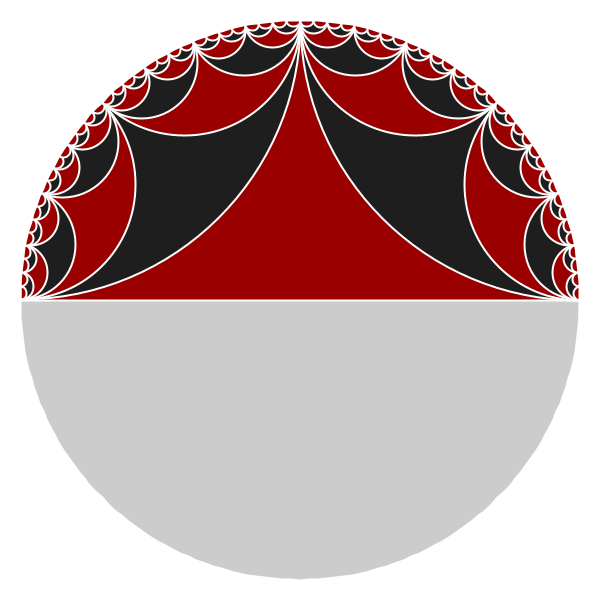
Frame 1 (no input)
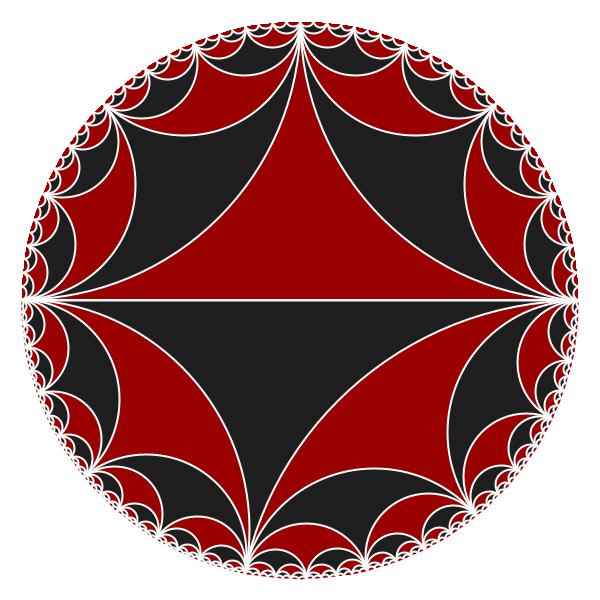
Frame 60 (the mouse pressed at the canvas centre just before this capture)
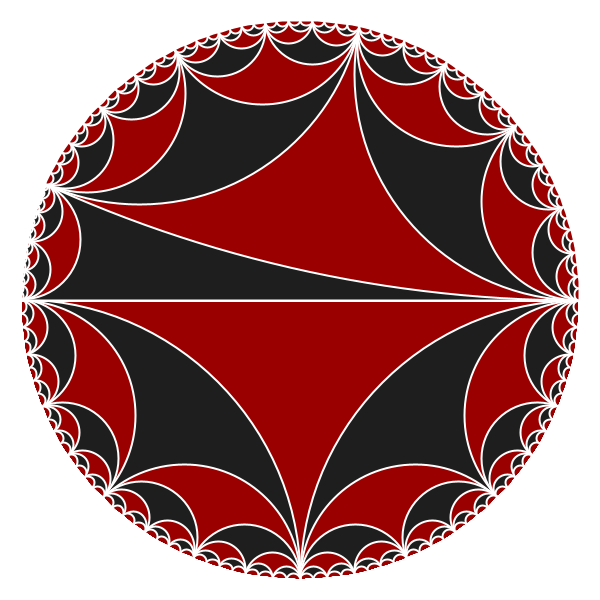
Frame 120 (the mouse held since frame 60 and released just before this capture)

The Processing sketch that drew these frames (run headless with seeded random() and noise(); from frame 60 on, the mouse is pressed at the canvas centre):

// Processing sketch: processing_146960
// ── processing_146960.pde

GenCircle unit;
float unitRadius;
PVector origin;
PVector point1, point2;
float angle;
int maxDepth;
color col1, col2;

void setup() {
  size(600, 600);
  smooth();
  ellipseMode(RADIUS);
  stroke(255);
  strokeWeight(2);
  unitRadius = min(width/2, height/2)-20; 
  origin = new PVector(min(width/2, height/2), min(width/2, height/2)); 
  unit = new GenCircle(origin, unitRadius);
  angle = 0;
  maxDepth = 7;
  col1 = color(154, 0, 0);
  col2 = color(30);
}

void draw() {
  if (angle <0.07) {
    fill(col1);
    rect(0, 0, width, height/2);
    drawCircles(PI, 3*PI/2, false, maxDepth-1);
    drawCircles(3*PI/2, TWO_PI, false, maxDepth-1);
  } else if (angle < PI ) {
    fill(col2);
    rect(0, height/2, width, height);
    drawCircles(0, angle, true, maxDepth);
    drawCircles(angle, PI, true, maxDepth);
  } else if (angle<PI + 0.07) {
    fill(col1);
    rect(0, height/2, width, height);
    drawCircles(0, PI/2, false, maxDepth-1);
    drawCircles(PI/2, PI, false, maxDepth-1);
  }
  else {
    fill(col2);
    rect(0, 0, width, height/2);
    drawCircles(PI, angle, true, maxDepth);
    drawCircles(angle, TWO_PI, true, maxDepth);
  }
  angle = (angle + 0.03)%TWO_PI;
  fill(255);  //cover outside with white
  beginShape();
  curveVertex(origin.x+unitRadius, 0);
  curveVertex(origin.x+unitRadius, origin.y);
  for (int i = 0; i<100; i++) {
    curveVertex(origin.x+unitRadius*cos(i*PI/100), origin.y+unitRadius*sin(i*PI/100));
  }
  curveVertex(origin.x-unitRadius, 0);
  curveVertex(0, 0);
  curveVertex(0, height);
  curveVertex(width, height);
  curveVertex(width, 0);
  curveVertex(origin.x+unitRadius, 0);
  endShape();
  beginShape();
  curveVertex(origin.x-unitRadius, height);
  curveVertex(origin.x-unitRadius, origin.y);
  for (int i = 0; i<100; i++) {
    curveVertex(origin.x+unitRadius*cos(PI+i*PI/100), origin.y+unitRadius*sin(PI+i*PI/100));
  }
  curveVertex(origin.x+unitRadius, height);
  curveVertex(width, height);
  curveVertex(width, 0);
  curveVertex(0, 0);
  curveVertex(0, height);
  curveVertex(origin.x-unitRadius, height);
  endShape();
}

void drawCircles(float a1, float a2, boolean red, int depth) {
  if (depth > 0 ) {
    PVector p1 = new PVector(origin.x + unitRadius*cos(a1), origin.y + unitRadius*sin(a1));
    PVector p2 = new PVector(origin.x + unitRadius*cos(a2), origin.y + unitRadius*sin(a2));
    GenCircle tangent1 = unit.tangent(p1);
    GenCircle tangent2 = unit.tangent(p2);
    PVector[] mid = tangent1.intersect(tangent2);
    if (mid != null) {
      float radius = dist(mid[0].x, mid[0].y, p1.x, p1.y);
      if ( red ) {
        fill(col1);
      } 
      else {
        fill(col2);
      }
      ellipse(mid[0].x, mid[0].y, radius, radius);
    }
    drawCircles(a1, a1+(a2-a1)/2, !red, depth-1);
    drawCircles(a1+(a2-a1)/2, a2, !red, depth-1);
  }
}

// Generalized circle defined by midpoint & radius, or by three points. 
// May also represent a line.
class GenCircle {
  PVector m;
  float r;
  boolean isLine;
  PVector p1, p2; //defining points if line

  // circle defined by midpoint & radius
  GenCircle(PVector mid, float radius) {
    this.m = mid;
    this.r = radius;
    this.isLine = false;
    this.p1 = null;
    this.p2 = null;
  }

  // circle defined by three points, also used for line defined by 
  // two points since processingjs 
  // cannot handle another constructor with two arguments
  GenCircle(PVector p1, PVector p2, PVector p3) {
    if (Math.abs(p1.x*(p2.y-p3.y)+p2.x*(p3.y-p1.y)+p3.x*(p1.y-p2.y)) <=0.0001) { //collinear points
      this.isLine = true;
      if (p1.x == p2.x && p1.y == p2.y) {
        this.p1 = p1;
        this.p2 = p3;
        this.m = null;
        this.r = -1;
      } else {
        this.p1 = p1;
        this.p2 = p2;
        this.m = null;
        this.r = -1;
      }
    } 
    else {
      this.isLine = false;
      if (p2.x==p1.x) {
        PVector temp = p2;
        p2 = p3;
        p3 = temp;
      } 
      else if (p2.x==p3.x) {
        PVector temp = p2;
        p2 = p1;
        p1 = temp;
      }
      float ma = (p2.y-p1.y)/(p2.x-p1.x);
      float mb = (p3.y-p2.y)/(p3.x-p2.x);
      float mx = (ma*mb*(p1.y-p3.y)+mb*(p1.x+p2.x)-ma*(p2.x+p3.x))/(2*(mb-ma));
      float my;
      if (mb==0) {
        my = -1/ma*(mx-(p1.x+p2.x)/2)+(p1.y+p2.y)/2;
      } 
      else {
        my = -1/mb*(mx-(p2.x+p3.x)/2)+(p2.y+p3.y)/2;
      }
      this.r = (float) Math.sqrt((mx-p1.x)*(mx-p1.x)+(my-p1.y)*(my-p1.y));
      this.m = new PVector(mx, my);
    }
  }

  // returns list of two points or null
  PVector[] intersect(GenCircle c) {
    PVector[] arr = new PVector[2];
    // intersection between lines
    if (this.isLine && c.isLine) {
      float num = (c.p2.y - c.p1.y)*(this.p1.x-c.p1.x) - (c.p2.x-c.p1.x)*(this.p1.y-c.p1.y);
      float den = (c.p2.x - c.p1.x)*(this.p2.y-this.p1.y) - (c.p2.y-c.p1.y)*(this.p2.x-this.p1.x);
      if (den != 0) {
        PVector pv = new PVector(this.p1.x+(this.p2.x-this.p1.x)*num/den, this.p1.y+(this.p2.y-this.p1.y)*num/den);
        arr[0] = pv;
        arr[1] = pv;
      } 
      else {
        println("no intersection between lines through ("+this.p1.x+", "+this.p1.y+"), ("
          +this.p2.x+", "+c.p2.y+") and ("+c.p1.x+", "+c.p1.y+"), ("
          +c.p2.x+", "+c.p2.y+")");
        return null;
      }
    } 
    // intersection between circle and line
    else if ( (this.isLine && !c.isLine) || (!this.isLine && c.isLine)) {
      GenCircle circ = this.isLine ? c : this;
      GenCircle lin = this.isLine ? this : c;
      //translate to origin
      float x1 = lin.p1.x - circ.m.x;
      float y1 = lin.p1.y - circ.m.y;
      float x2 = lin.p2.x - circ.m.x;
      float y2 = lin.p2.y - circ.m.y;
      float dx = x2 - x1;
      float dy = y2 - y1;
      float dr = dist(x1, y1, x2, y2);
      float determinant = x1*y2 - x2*y1;
      float discriminant = circ.r*circ.r*dr*dr-determinant*determinant;
      float ax, ay, bx, by;
      if (determinant < 0) {
        println("no intersection between line through ("+lin.p1.x+", "+lin.p1.y+"), ("
          +lin.p2.x+", "+lin.p2.y+") and circle ("+circ.m.x+", "+circ.m.y+"), "+circ.m);
        return null;
      }
      if (dy > 0) {
        ax = (determinant * dy + dx * (float) Math.sqrt(discriminant))/(dr*dr);
        bx = (determinant * dy - dx * (float) Math.sqrt(discriminant))/(dr*dr);
      } 
      else {
        ax = (determinant * dy - dx * (float) Math.sqrt(discriminant))/(dr*dr);
        bx = (determinant * dy + dx * (float) Math.sqrt(discriminant))/(dr*dr);
      }
      ay = (-determinant*dx + (float) Math.abs(dy)*(float) Math.sqrt(discriminant))/(dr*dr);
      by = (-determinant*dx - (float) Math.abs(dy)*(float) Math.sqrt(discriminant))/(dr*dr);
      arr[0] = new PVector(ax + circ.m.x, ay + circ.m.y);
      arr[1] = new PVector(bx + circ.m.x, by + circ.m.y);
    } 
    // intersection between circles
    else {
      float d = dist(this.m.x, this.m.y, c.m.x, c.m.y);
      if (d==0  || d > (this.r+c.r)) {
        println("no intersection between circles ("+this.m.x+", "+this.m.y+"), "
          +this.r+" and ("+c.m.y+", "+c.m.y+"), "+c.r);
        return null;
      } 
      double a = (this.r*this.r-c.r*c.r+d*d)/2/d;
      double h = Math.sqrt(this.r*this.r-a*a);
      double px = this.m.x+a*(c.m.x-this.m.x)/d;
      double py = this.m.y+a*(c.m.y-this.m.y)/d;
      double p3x = px+h*(c.m.y-this.m.y)/d;
      double p3y = py-h*(c.m.x-this.m.x)/d;
      double p4x = px-h*(c.m.y-this.m.y)/d;
      double p4y = py+h*(c.m.x-this.m.x)/d;
      arr[0] = new PVector((float) p3x, (float) p3y);
      arr[1] = new PVector((float) p4x, (float) p4y);
    }
    return arr;
  }

  // tangent line through P, where P is on the circle
  GenCircle tangent(PVector p) {
    if (this.isLine) {
      return this;
    } 
    else { //third argument needed due to processingjs
      return new GenCircle(p, new PVector(p.x-(p.y-this.m.y), p.y-(this.m.x-p.x)), p);
    }
  }

  //the inverted point when reflecting P in the circle
  PVector reflect(PVector p) {
    float a, b;
    if (isLine) {
      float d = dist(this.p1.x, this.p1.y, this.p2.x, this.p2.y);
      float nx = (this.p2.x-this.p1.x)/d;
      float ny = (this.p2.y-this.p2.y)/d;
      a = -p.x + 2*this.p1.x + 2*nx*(this.p2.x-this.p1.x)*nx;
      b = -p.y + 2*this.p1.y + 2*ny*(this.p2.y-this.p1.y)*ny;
    } 
    else {
      if ( dist(p.x, p.y, this.m.x, this.m.y) < 0.00001) {
        println("Reflection to infinity.");
        return null;
      }
      a = this.m.x+this.r*this.r*(p.x-this.m.x)/((p.x-this.m.x)*(p.x-this.m.x)+(p.y-this.m.y)*(p.y-this.m.y));
      b = this.m.y+this.r*this.r*(p.y-this.m.y)/((p.x-this.m.x)*(p.x-this.m.x)+(p.y-this.m.y)*(p.y-this.m.y));
    }
    return new PVector(a, b);
  }

  void redraw() {
    if (isLine) {
      line(p1.x, p1.y, p2.x, p2.y);
    } 
    else {
      ellipse(m.x, m.y, r, r);
    }
  }
} 
